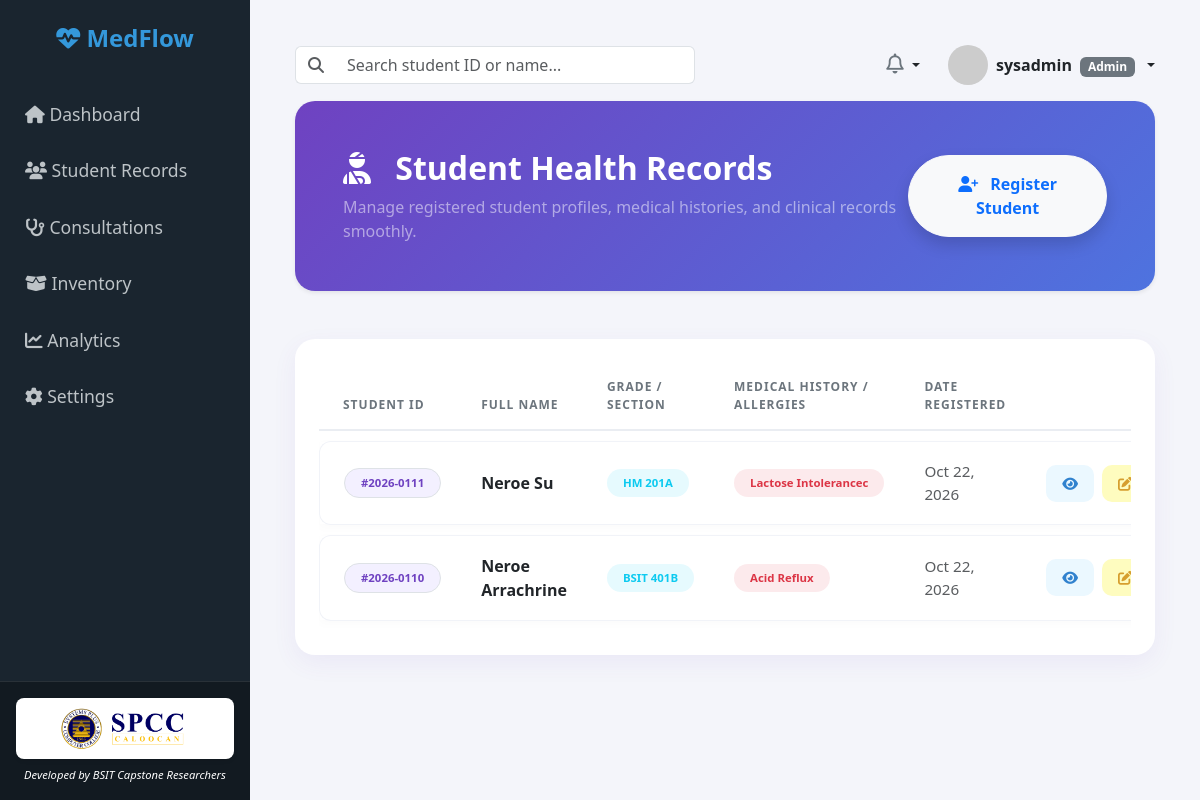
Before: /modules/records/index.php (signed in) with the older database file.
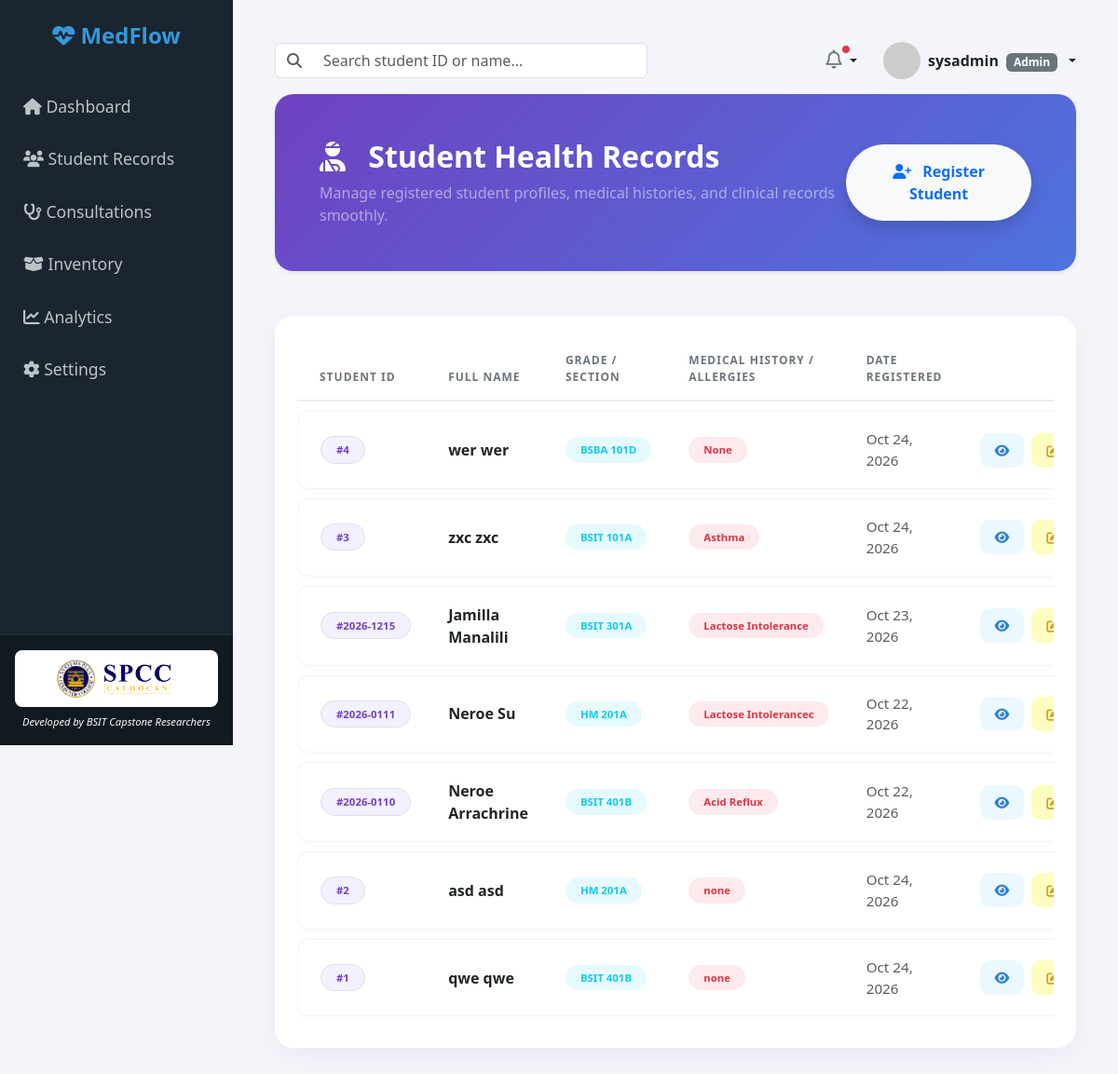
After: the same page with the newer database file.
### tables this page shows
CREATE TABLE IF NOT EXISTS `students` (
  `student_id` varchar(50) NOT NULL,
  `first_name` varchar(50) DEFAULT NULL,
  `last_name` varchar(50) DEFAULT NULL,
  `grade_section` varchar(50) DEFAULT NULL,
  `medical_history` text,
  `allergies` text,
  `created_at` timestamp NULL DEFAULT CURRENT_TIMESTAMP,
  PRIMARY KEY (`student_id`)
);

### modules/records/index.php (the view, shortened to what the changed rows need)
<?php
require_once '../../includes/db_connect.php';
try {
    $role_stmt = $pdo->prepare("SELECT role FROM users WHERE user_id = ?");
    $role_stmt->execute([$_SESSION['user_id']]);
    $user_role = $role_stmt->fetchColumn();
} catch (PDOException $e) {
    $user_role = 'Teacher';
}
?>
<!DOCTYPE html>
<html lang="en">
<head>
    <link href="https://cdn.jsdelivr.net/npm/bootstrap@5.3.0/dist/css/bootstrap.min.css" rel="stylesheet">
    <link rel="stylesheet" href="https://cdnjs.cloudflare.com/ajax/libs/font-awesome/6.4.0/css/all.min.css">
</head>
<body>
    <div class="main-content">
        <div class="card bg-gradient-purple p-5 mb-5 shadow-sm mt-3">
            <div class="d-flex justify-content-between align-items-center">
                <div>
                    <h2 class="fw-bold mb-2 text-white"><i class="fa-solid fa-user-injured me-3"></i> Student Health Records</h2>
                </div>
            </div>
        </div>
        <div class="card p-4">
            <div class="table-responsive">
                <table class="table align-middle mb-0">
                    <thead>
                        <tr>
                            <th class="ps-4">Student ID</th>
                            <th>Full Name</th>
                            <th>Grade / Section</th>
                            <th>Medical History / Allergies</th>
                            <th>Date Registered</th>
                            <th class="text-end pe-4">Actions</th>
                        </tr>
                    </thead>
                    <tbody>
                        <?php
                        try {
                            $stmt = $pdo->query("SELECT * FROM students ORDER BY student_id DESC");
                            if ($stmt->rowCount() > 0) {
                                while ($row = $stmt->fetch(PDO::FETCH_ASSOC)) {
                                    $reg_date = !empty($row['created_at']) ? date('M d, Y', strtotime($row['created_at'])) : 'Oct 22, 2026';
                                    echo "<tr>";
                                    echo "<td class='ps-4'><span class='badge bg-purple bg-opacity-10 text-purple border px-3 py-2 rounded-pill fw-semibold' style='background-color: #f3f0ff !important; color: #6f42c1 !important;'>#" . htmlspecialchars($row['student_id']) . "</span></td>";
                                    echo "<td><strong class='text-dark fs-6'>" . htmlspecialchars($row['first_name'] . ' ' . $row['last_name']) . "</strong></td>";
                                    echo "<td><span class='badge bg-info bg-opacity-10 text-info px-3 py-2 rounded-pill'>" . htmlspecialchars($row['grade_section']) . "</span></td>";
                                    echo "<td><span class='badge bg-danger bg-opacity-10 text-danger px-3 py-2 rounded-pill'>" . htmlspecialchars($row['medical_history'] ?: 'None') . "</span></td>";
                                    echo "<td class='text-muted'>" . $reg_date . "</td>";
                                    echo "<td class='text-end pe-4'>
                                            <div class='d-flex justify-content-end gap-2'>
                                                <a href='view.php?id=" . $row['student_id'] . "' class='btn btn-sm btn-action-view px-3 py-2' title='View Profile'>
                                                    <i class='fa-solid fa-eye'></i>
                                                </a>";
                                    if ($user_role === 'Admin' || $user_role === 'Nurse') {
                                        echo "<a href='edit.php?id=" . $row['student_id'] . "' class='btn btn-sm btn-action-edit px-3 py-2' title='Edit Record'>
                                                <i class='fa-solid fa-pen-to-square'></i>
                                              </a>
                                              <a href='delete.php?id=" . $row['student_id'] . "' class='btn btn-sm btn-action-delete px-3 py-2' title='Delete Record' onclick='return confirm(\"Are you sure you want to delete this student record?\");'>
                                                <i class='fa-solid fa-trash'></i>
                                              </a>";
                                    }
                                    echo "</div>
                                         </td>";
                                    echo "</tr>";
                                }
                            } else {
                                $colspan = ($user_role === 'Admin' || $user_role === 'Nurse') ? 6 : 5;
                                echo "<tr><td colspan='{$colspan}' class='text-center text-muted py-5'>
                                        <i class='fa-solid fa-user-slash fa-3x mb-3 text-secondary opacity-25'></i>
                                        <p class='mb-0 fw-medium'>No student health records found.</p>
                                      </td></tr>";
                            }
                        } catch (PDOException $e) {
                            echo "<tr><td colspan='6' class='text-center text-danger py-4'>Error loading student records.</td></tr>";
                        }
                        ?>
                    </tbody>
                </table>
            </div>
        </div>
    </div>
</body>
</html>

Changed rows visible on the page:
added students: student_id "4", first_name+last_name "wer wer", grade_section "BSBA 101D", medical_history "None", created_at "Oct 24, 2026"
added students: student_id "3", first_name+last_name "zxc zxc", grade_section "BSIT 101A", medical_history "Asthma", created_at "Oct 24, 2026"
added students: student_id "2026-1215", first_name+last_name "Jamilla Manalili", grade_section "BSIT 301A", medical_history "Lactose Intolerance", created_at "Oct 23, 2026"
added students: student_id "2", first_name+last_name "asd asd", grade_section "HM 201A", medical_history "none", created_at "Oct 24, 2026"
added students: student_id "1", first_name+last_name "qwe qwe", grade_section "BSIT 401B", medical_history "none", created_at "Oct 24, 2026"
